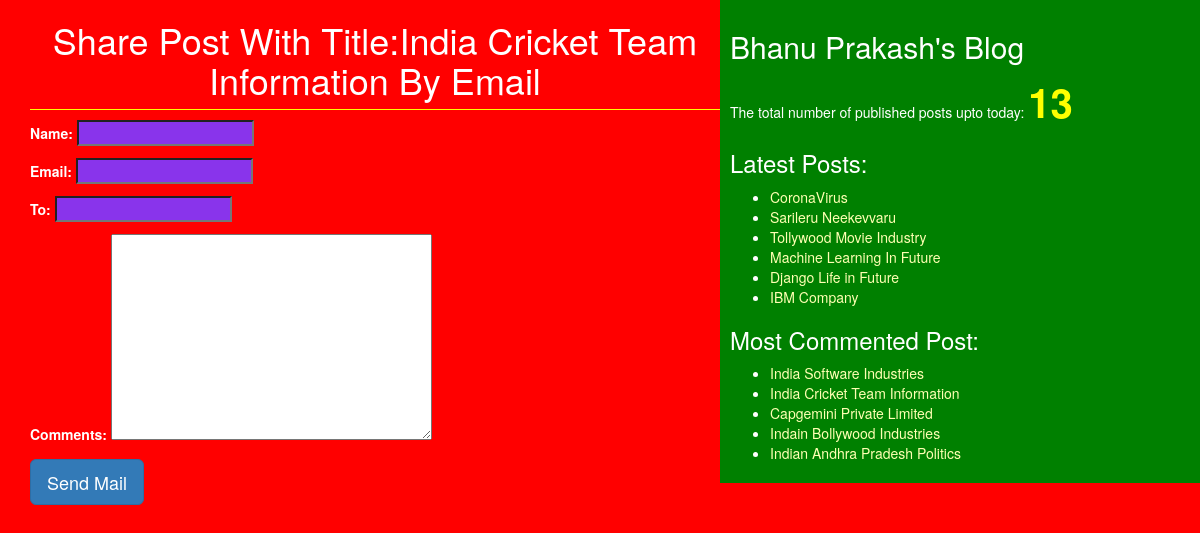
/1/share/, run on the app's committed database.
### blogproject1/models.py (models this page shows, shortened)
class Post(models.Model):
    STATUS_CHOICES=(('draft','Draft')),(('published','Published'))
    title=models.CharField(max_length=256)
    slug=models.SlugField(max_length=264,unique_for_date='published')
    author=models.ForeignKey(User,related_name='blog_posts',on_delete=models.PROTECT)
    body=models.TextField()
    published=models.DateTimeField(default=timezone.now)
    created=models.DateTimeField(auto_now_add=True)
    updated=models.DateTimeField(auto_now=True)
    status=models.CharField(max_length=10,choices=STATUS_CHOICES,default='draft')
    objects = CustomManager()
    tags=TaggableManager()
    class Meta:
        ordering = ('published',)
    def get_absolute_url(self):
        return reverse('post_detail',args=[self.published.year,self.published.strftime('%m'),self.published.strftime('%d'),self.slug])

### blogproject1/views.py (the view)
# urls.py: re_path(r'^(?P<id>\d+)/share/$', views.mail_send_view),
def mail_send_view(request, id):
    post=get_object_or_404(Post, id=id, status='published')
    sent=False
    if request.method=='POST':
        form=EmailSendForm(request.POST)
        if form.is_valid():
            cd=form.cleaned_data
            subject='{}({}) recommands to read {}'.format(cd['name'],cd['email'],post.title)
            post_url=request.build_absolute_uri (post.get_absolute_url())
            message='Read Post At:\n {}\n\n{}\'s Comments:\n{}'.format(post_url,cd['name'],cd['comments'])
            send_mail(subject,message,'anandhachinna@gmail.com',[cd['to']])
            sent=True
    else:
        form=EmailSendForm()
    return render(request, 'blogproject1/sharebymail.html',{'form':form,'post':post})

### blogproject1/forms.py
class EmailSendForm(forms.Form):
    name=forms.CharField()
    email=forms.EmailField()
    to=forms.EmailField()
    comments=forms.CharField(required=False, widget=forms.Textarea)

### blogproject1/models.py (called while the page is built)
    def get_queryset(self):
        return super().get_queryset().filter(status='published')

### blogproject1/templatetags/blogproject1_tags.py (called while the page is built)
@register.simple_tag(name='my_tag')
def total_posts():
    return Post.objects.count()

@register.inclusion_tag('blogproject1/latest_post123.html')
def show_latest_posts(count=4):
    latest_posts=Post.objects.order_by('-published')[:count]
    return {'latest_posts':latest_posts}

@register.simple_tag
def get_most_commented_posts(count=5):
    return Post.objects.annotate(total_comments=Count('comments')).order_by('-total_comments')[:count]

### templates/blogproject1/sharebymail.html (shortened to what this page needs)
{% extends 'blogproject1/base.html' %}
{% block content_block %}
{% if sent %}
<h1>Email Successfully Sent!!!</h1>
<h2>Post With Title: {{post.title}} Information Shared By Email</h2>
{% else %}
<h1>Share Post With Title:{{post.title}} By Email</h1>
<form method="POST">
  {{form.as_p}}
  <input type="submit" class='btn btn-primary btn-lg' value="Send Mail">
</form>
{% endif %}
{% endblock %}

### templates/blogproject1/base.html (shortened to what this page needs)
<!DOCTYPE html>
{% load static %}
{% load blogproject1_tags %}
<html lang="en" dir="ltr">
  <head>
    <link rel="stylesheet" href="https://maxcdn.bootstrapcdn.com/bootstrap/3.3.7/css/bootstrap.min.css"
>
    <link rel="stylesheet"  href= "{%static "css/blogproject1.css" %}">
  </head>
  <body>
<div class="content">
{% block content_block %}{% endblock %}
</div>
<div class="sidebar">
  <h2>Bhanu Prakash's Blog</h2>
  <p>The total number of published posts upto today: <span id='pcount'>{% my_tag %}</span> </p>
  <h3>Latest Posts:</h3>{% show_latest_posts 6 %}
  <h3>Most Commented Post:</h3>
  {% get_most_commented_posts as most_commented_posts %}
  <ul>
    {% for post in most_commented_posts %}
     <li><a href="{{post.get_absolute_url}}">{{post.title}}</a></li>
     {% endfor %}
  </ul>
</div>
  </body>
</html>

### templates/blogproject1/latest_post123.html (shortened to what this page needs)
<ul>
  {% for post in latest_posts %}
  <li><a href="{{post.get_absolute_url}}">{{post.title}}</a></li>
  {% endfor %}
</ul>

### static/css/blogproject1.css (style rules this page uses)
.content { width: 60%; float: left; padding: 0 0 0 30px; background: red; }
.sidebar { width: 40%; float: right; padding: 10px; background: green; height: 100%; }
h1 { color: white; text-align: center; border-bottom: 1px solid yellow; padding-bottom: 10px; }
body { color: white; background: red; }
#pcount { font-size: 40px; color: yellow; font-weight: bold; }
a { color: #ffffb3; }
input { background: #8934eb; color: white; }

### data on the page
Post: title "India Cricket Team Information"
Post: title "CoronaVirus"
Post: title "Sarileru Neekevvaru"
Post: title "Tollywood Movie Industry"
Post: title "Machine Learning In Future"
Post: title "Django Life in Future"
Post: title "IBM Company"
Post: title "India Software Industries"
Post: title "Capgemini Private Limited"
Post: title "Indain Bollywood Industries"
Post: title "Indian Andhra Pradesh Politics"
